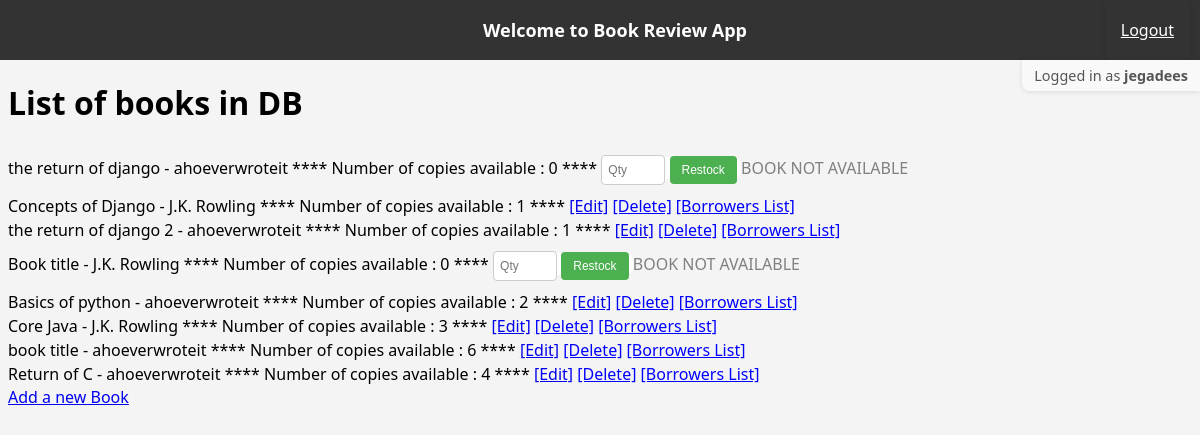
The app's page / (signed in) with its own data.
### book/models.py (models this page shows, shortened)
class Book(models.Model):
    title = models.CharField(max_length=200)
    description = models.TextField(blank=True)
    publication_date = models.DateField(null=True, blank=True)
    author = models.ForeignKey(Author, on_delete=models.CASCADE, related_name='books')
    rating = models.DecimalField(max_digits=3, decimal_places=2, null=True, blank=True)
    copies = models.IntegerField(default=0)

class Author(models.Model):
    name = models.CharField(max_length=100)
    bio = models.TextField(blank=True)
    birth_date = models.DateField(null=True, blank=True)
    def __str__(self):
        return self.name

### book/views.py (the view)
# urls.py: path('', views.book, name='book'),
@login_required
def book(request):
    if request.user.is_superuser:
        books = Book.objects.all()
    else:
        books = Book.objects.filter(borrowedbook__user=request.user)
    return render(request,"book.html",{'books' : books})

### book/templates/book.html (shortened to what this page needs)
{% extends 'base.html' %}
{% block content %}
<h1>
  {% if user.is_authenticated and user.is_superuser %}
    List of books in DB
  {% else %}
    List of my books
  {% endif %}
</h1>
<ul style="list-style: none; padding: 0; margin: 0;">
  {% for book in books %}
    <li style="padding: 0; margin: 0; height: auto; line-height: 1.5;">
      {{ book.title }} - {{ book.author }}
      {% if not user.is_superuser %}
        <a href="{% url 'review_book' book.id %}">[Add Review]</a>
        <a href="{% url 'list_review' book.id %}">[List Review]</a>
        <form method="POST" action="{% url 'return_book' book.id %}" style="display:inline; margin: 0; padding: 0;box-shadow: none;">
          {% csrf_token %}
          <button type="submit"
                  onclick="return confirm('Are you sure you want to return this book?')"
                  style="background:none;background-color: #f4f4f4; border:none;box-shadow: none; color:blue; text-decoration:underline; cursor:pointer; padding:0; margin: 0; font:inherit;text-shadow: none;">
              [Return Book]
          </button>
        </form>
      {% else %}
        <span style="font-weight:500">**** Number of copies available : {{ book.copies }} ****</span>
        {% if book.copies != 0 %}
          <a href="{% url 'edit_book' book.id %}">[Edit]</a>
          <form method="POST" action="{% url 'delete_book' book.id %}" style="display:inline; margin: 0; padding: 0;box-shadow: none;background-color: #f4f4f4;">
            <button type="submit"
                    onclick="return confirm('Are you sure you want to delete this book?')"
                    style="background:none;background-color: #f4f4f4; border:none;box-shadow: none; color:blue; text-decoration:underline; cursor:pointer; padding:0; margin: 0; font:inherit;text-shadow: none;">
                [Delete]
            </button>
            <a href="{% url 'borrowers_list' book.id %}" style="background:none;background-color: #f4f4f4; border:none;box-shadow: none; color:blue; text-decoration:underline; cursor:pointer; padding:0; margin: 0; font:inherit;text-shadow: none;">[Borrowers List]</a>
          </form>
        {% else %}
          {% if user.is_superuser %}
            <form method="POST" action="{% url 'restock_book' book.id %}" style="display:inline; margin: 0; padding: 0; box-shadow: none;">
              <input type="number" name="copies" min="1" placeholder="Qty"
                    style="width: 50px; font-size: 12px; padding: 4px 6px; height: 20px; vertical-align: middle;">
              <button type="submit"
                      style="font-size: 12px; padding: 4px 12px; height: 28px; vertical-align: middle;">
                Restock
              </button>
            </form>
          {% endif %}
        <a style="color: gray;" aria-disabled="true">BOOK NOT AVAILABLE</a>
        {% endif %}
      {% endif %}
    </li>
  {% endfor %}
</ul>
{% if user.is_superuser %}
  <a href="{% url 'add_book' %}">Add a new Book</a>
{% endif %}
{% endblock %}

### book/templates/base.html (shortened to what this page needs)
<!DOCTYPE html>
<html>
  <head>
    {% load static %}
    <link rel="stylesheet" href="{% static 'book/style.css' %}">
  </head>
  <body>
    <nav>
      <p class="nav-center">Welcome to Book Review App</p>
      {% if user.is_authenticated %}
      <div class="messages nav-right" style="display: flex; gap: 12px; align-items: center;">
        <form id="logout-form" method="POST" action="{% url 'logout' %}" style="background-color:transparent;margin: 0;padding: 0;">
          <button type="submit">Logout</button>
        </form>
      </div>
      {% endif %}
    </nav>
    {% if user.is_authenticated %}
    <div class="user-status">
      Logged in as <strong>{{ user.username }}</strong>
    </div>
    {% endif %}
    <div style="margin: 8px">
      {% block content %}
      {% endblock %}
    </div>
  </body>
</html>

### book/static/book/style.css (style rules this page uses)
body { font-family: 'Segoe UI', sans-serif; background-color: #f4f4f4; margin: 0; }
form { background: white; padding: 20px; border-radius: 8px; box-shadow: 0 2px 6px rgba(0,0,0,0.1); max-width: 500px; margin: auto; }
form input, form select, form textarea { width: 95%; padding: 10px; border: 1px solid #ccc; border-radius: 4px; }
button[type="submit"] { background: #4CAF50; color: white; padding: 10px 16px; border: none; border-radius: 4px; cursor: pointer; margin-top: 10px; margin-bottom: 10px; }
.messages { display: flex; align-self: center; justify-self: center; }
nav { display: flex; position: sticky; top: 0; flex-direction: row; justify-content: space-between; align-items: center; background-color: #333; padding: 5px 10px; height: 50px; }
.nav-right { flex: 1; display: flex; align-items: center; justify-content: flex-end; }
.nav-center { position: absolute; left: 50%; transform: translateX(-50%); color: white; font-weight: bold; font-size: 18px; }
nav p { color: white; margin-inline: 15px; text-decoration: none; }
#logout-form button { border: none; color: white; cursor: pointer; font: inherit; background-color: transparent; text-decoration: underline; }
.user-status { position: fixed; top: 60; right: 0; float: right; background-color: #f9f9f9; padding: 6px 12px; margin: 0; font-size: 0.9em; color: #555; border-bottom-left-radius: 8px; box-shadow: 0 1px 5px rgba(0,0,0,0.1); z-index: 1000; }

### records on screen
Book: title "the return of django", author "ahoeverwroteit", copies "0"
Book: title "Concepts of Django", author "J.K. Rowling", copies "1", shows "[Edit]"
Book: title "the return of django 2", author "ahoeverwroteit", copies "1", shows "[Edit]"
Book: title "Book title", author "J.K. Rowling", copies "0"
Book: title "Basics of python", author "ahoeverwroteit", copies "2", shows "[Edit]"
Book: title "Core Java", author "J.K. Rowling", copies "3", shows "[Edit]"
Book: title "book title", author "ahoeverwroteit", copies "6", shows "[Edit]"
Book: title "Return of C", author "ahoeverwroteit", copies "4", shows "[Edit]"

### other values on screen
{{ user.username }} "jegadees"
